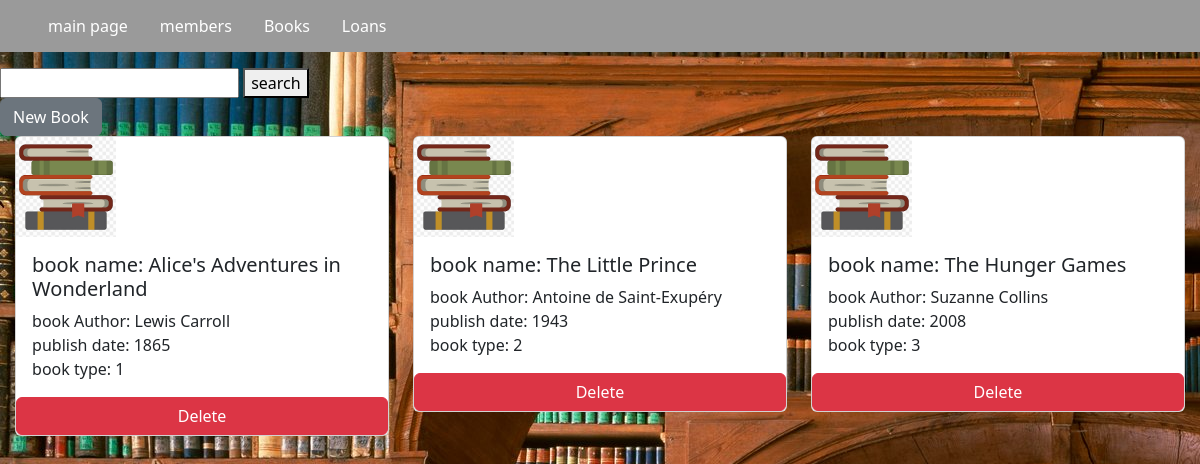
The app's page /all_books with its own data.
### book_library.py (models this page shows, shortened)
class Books(db.Model):
    book_id = db.Column("BookID", db.Integer, primary_key = True)
    book_name = db.Column("BookName", db.String(40),nullable = False)
    book_author = db.Column("BookAuthor", db.String(40), nullable = False)
    publish_date = db.Column("PublishedDate", db.Integer, nullable = False)
    book_type = db.Column("BookType", db.Integer, nullable = False)
    loans = db.relationship("Loans", backref = "Books", lazy = True)

### book_library.py (the view)
@app.route("/all_books")
def Book_main_page():
    all_books = Books.query.all()
    return render_template ("Books.html", all_books = all_books)

### templates/Books.html (shortened to what this page needs)
{% extends "layout.html" %}
{% block content %}
<div>
  <div>
    <form action="/search_book/" method="post">
      <input type="text" placaeholder="search book" name="book_name">
      <button type="submit">search</button>
    </form>
  </div>
  <a class="btn btn-secondary" href="/add_book/" role="button">New Book</a>
</div>
<div class="d-flex justify-content-center">
  <div class="row row-cols-1 row-cols-md-3 g-4">
    {% for one_book in all_books %}
    <div class="col">
      <div class="card">
        <img class="card-img-top" src="/static/book.jpg" alt="member photo" style="width:100px;height:100px;">
        <div class="card-body">
          <h5 class="card-title">book name: {{one_book.book_name}}</h5>
          <p class="card-text"> book Author: {{one_book.book_author}} <br>
            publish date: {{one_book.publish_date}} <br>
            book type: {{one_book.book_type}}</p>
        </div>
        <a class="btn btn-danger" href="/Books/DELETE/{{one_book.book_id}}">Delete</a>
      </div>
    </div>
    {% endfor %}
  </div>
  {% endblock %}

### records on screen
Books: book_name "Alice's Adventures in Wonderland", book_author "Lewis Carroll", publish_date "1865", book_type "1"
Books: book_name "The Little Prince", book_author "Antoine de Saint-Exupéry", publish_date "1943", book_type "2"
Books: book_name "The Hunger Games", book_author "Suzanne Collins", publish_date "2008", book_type "3"
